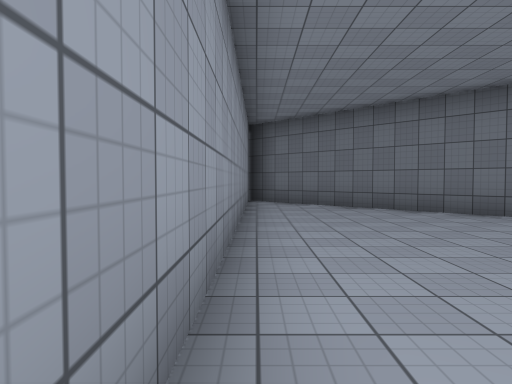
view 1 (above)

24 first-person views from a walk through a Unity game level. The camera is 1.3 m above the floor, tilts 2° down and sees 70° across. The floor is counted in squares, 2 m on a side. Each view is taken from the middle of a square. On the plan, view 1 faces up. The plan holds only what a view shows up to about 11 squares ahead; the rest is blank. The place goes on beyond the plan. Surface patterns are stand-ins for the level's own textures.

view 2
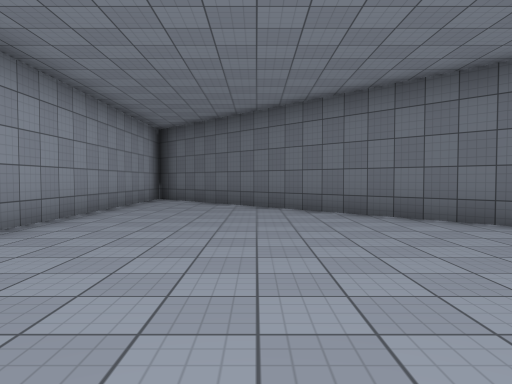

view 3
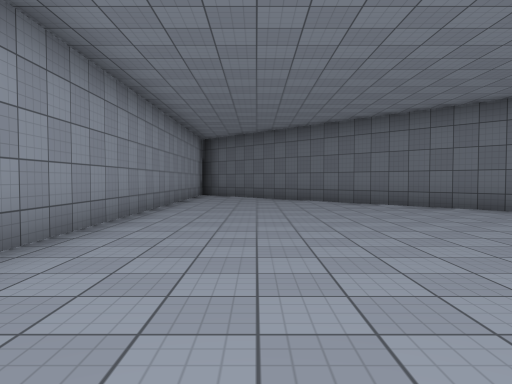

view 4
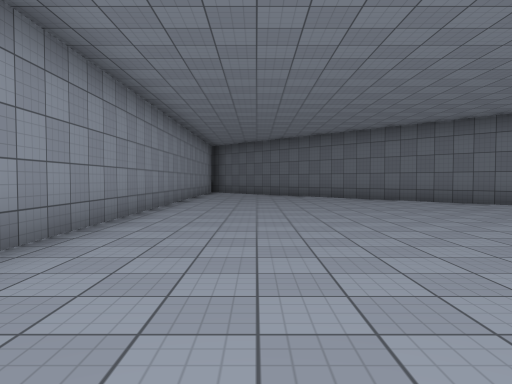

view 5
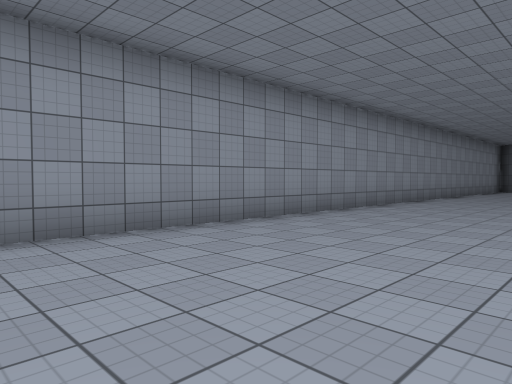

view 6
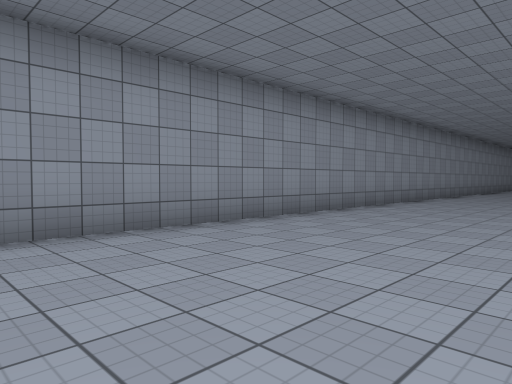

view 7
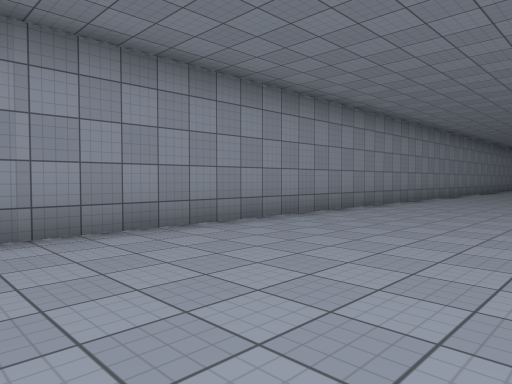

view 8
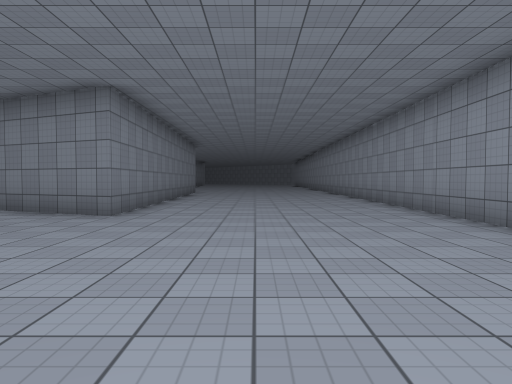

view 9
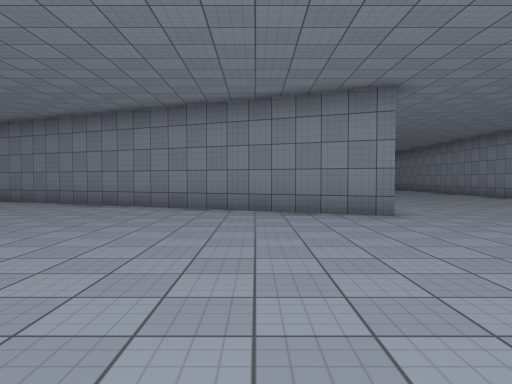

view 10
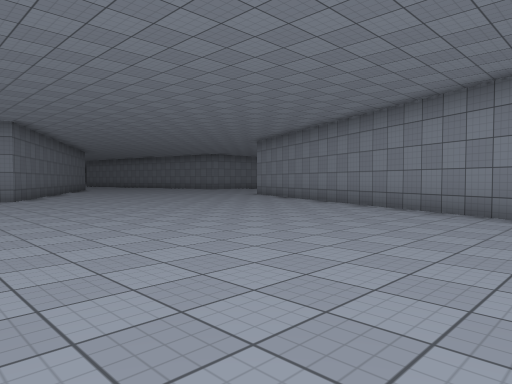

view 11
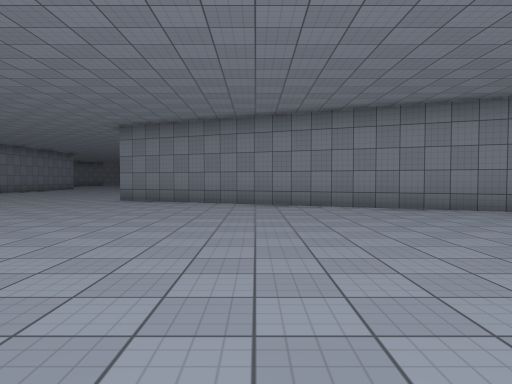

view 12
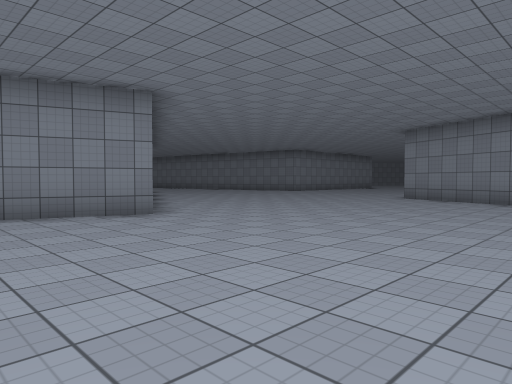

view 13
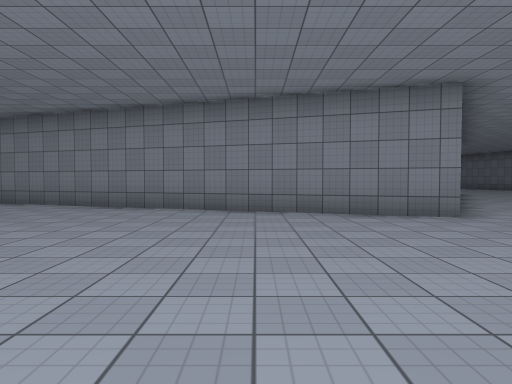

view 14
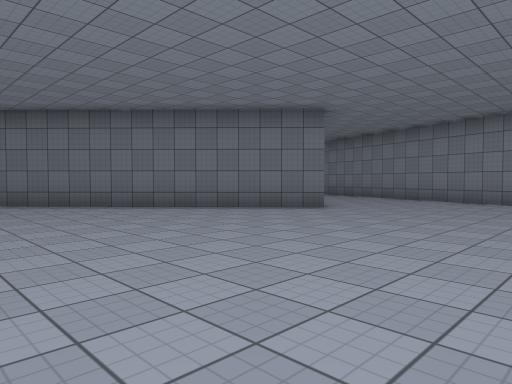

view 15
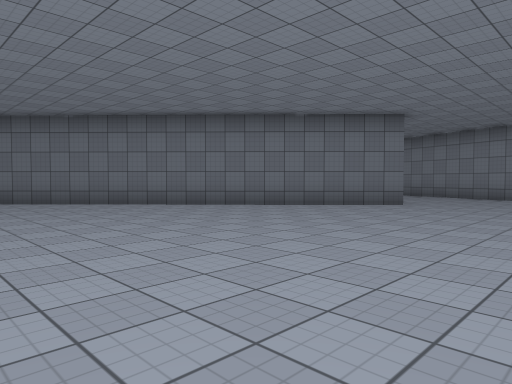

view 16
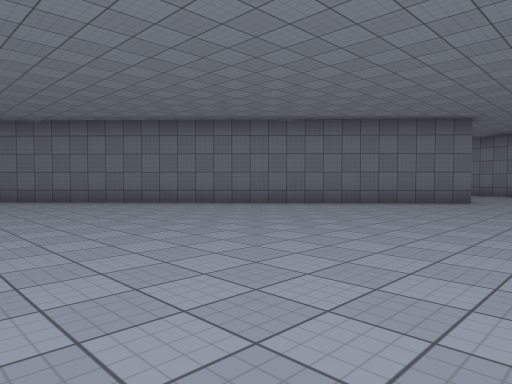

view 17
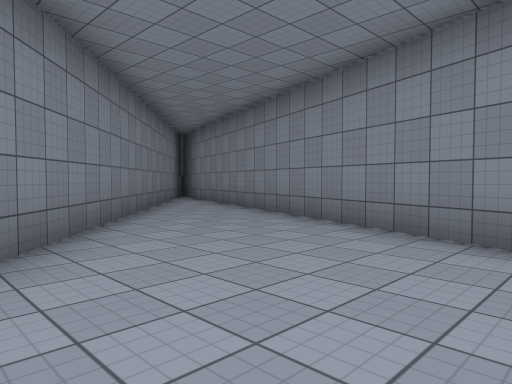

view 18
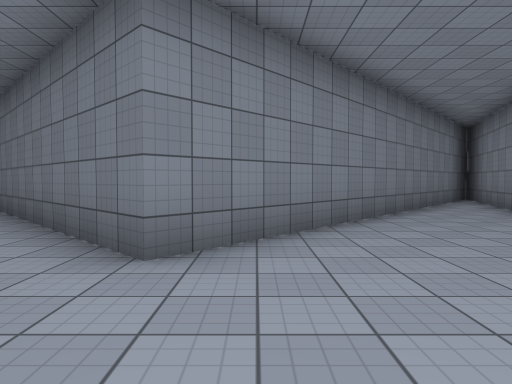

view 19
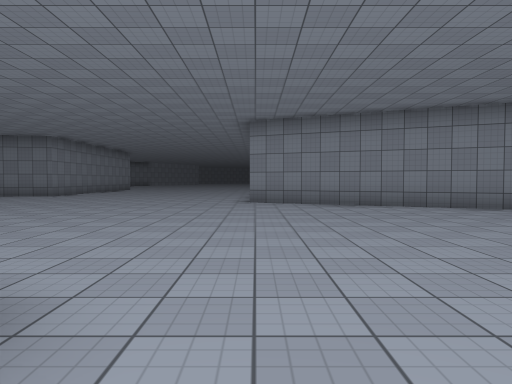

view 20
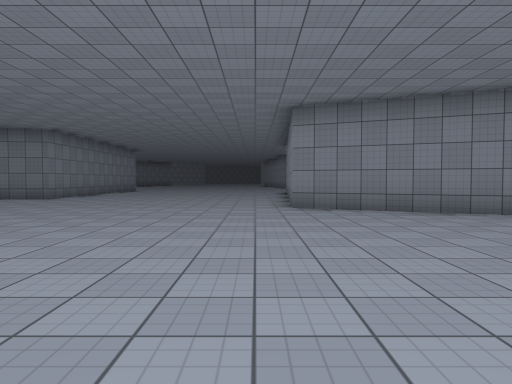

view 21
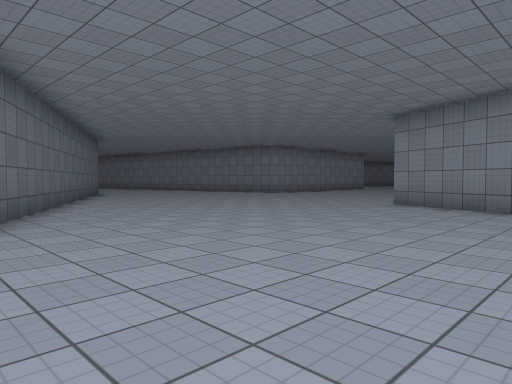

view 22
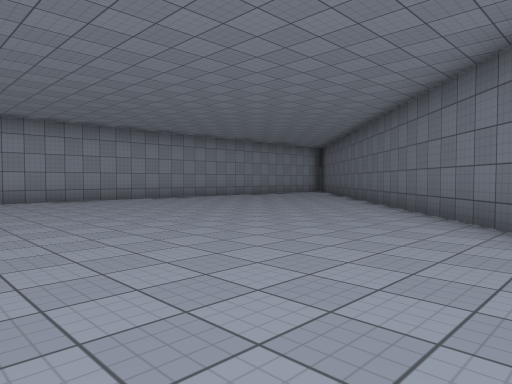

view 23
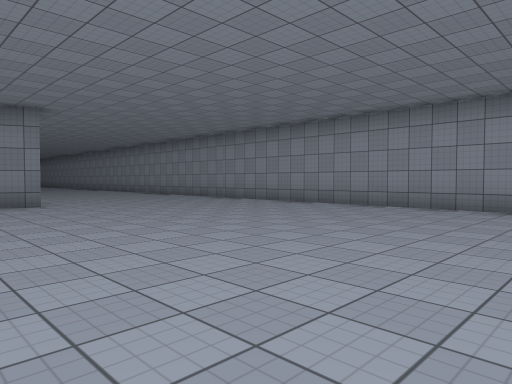

view 24
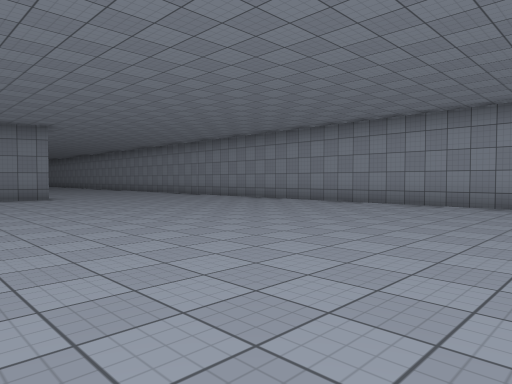

### Floor plan
Points are (right, up) in squares from view 1. A wall is a line through its corners. A room is listed if a view was taken in it or the views show most of it. See-through windows are left out.
Room 1 (views 1, 2, 3, 4, 5, 6, 7, 8, 9, 10, 11, 12, 13, 14, 15, 16, 17, 18, 19, 20, 21, 22, 23, 24)
walls: (5.7, -23) (5.6, -18.4) (19.2, -24.2); (19.1, -24.5) (19, -26.5); (25.6, -18.4) (20.2, -15.5) (25.5, -0.1); (25, -0.2) (18.1, -8.1) (-0.2, 11.1); (-0.2, 10.6) (-0.4, -23)

Positions as (right, up) in squares from view 1, and headings:
1: (0, 0), facing up
2: (3, -1), facing up
3: (2, -4), facing up
4: (2, -7), facing up
5: (4, -10), facing up-left
6: (4, -15), facing up-left
7: (4, -20), facing up-left
8: (3, -12), facing down
9: (8, -12), facing down
10: (8, -13), facing down-right
11: (15, -13), facing down
12: (14, -12), facing down-right
13: (14, -12), facing right
14: (11, -13), facing up-right
15: (9, -12), facing up-right
16: (7, -11), facing up-right
17: (18, -11), facing up-right
18: (19, -11), facing up
19: (19, -14), facing down
20: (20, -16), facing down
21: (15, -15), facing down-right
22: (11, -5), facing up-left
23: (8, -9), facing down-left
24: (9, -6), facing down-left
